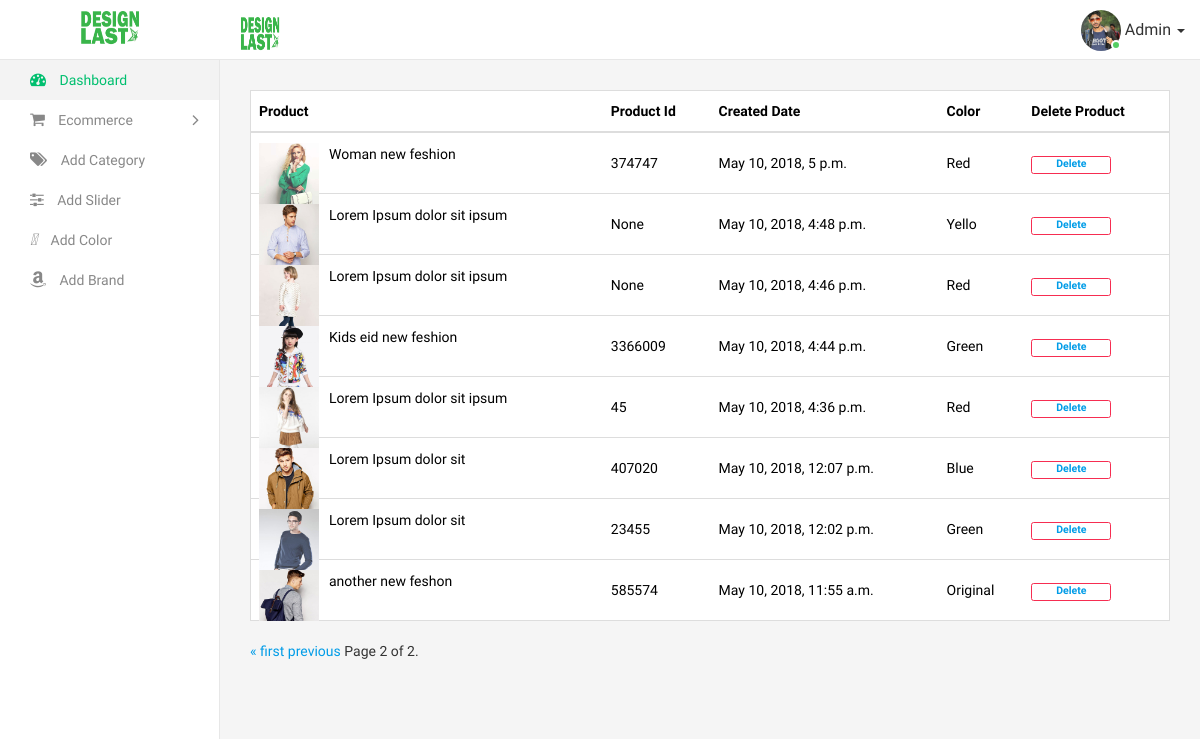
Before: /list-item?page=2 (signed in) with the older database file.
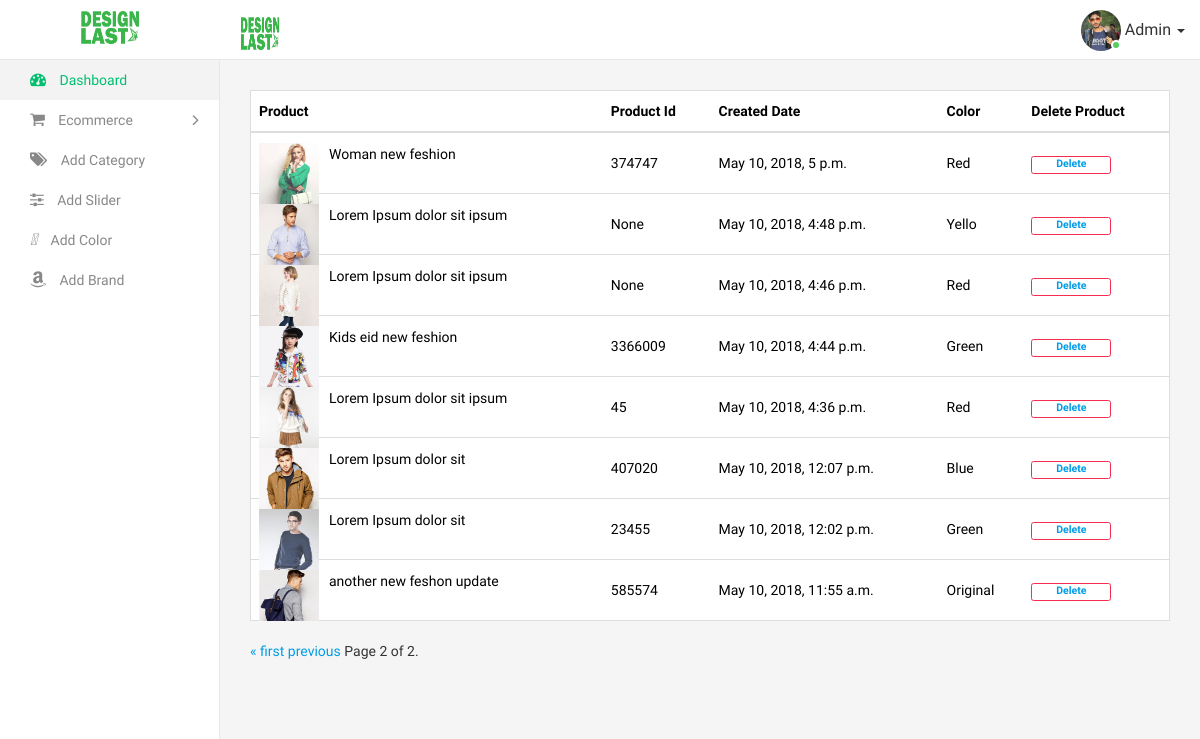
After: the same page with the newer database file.
### shopapp/models.py (models this page shows, shortened)
class Product(models.Model):
    name                = models.CharField(max_length = 100)
    product_code        = models.IntegerField(blank = True, null = True)
    price               = models.IntegerField()
    discount_price      = models.IntegerField(blank = True, null = True)
    discount_off_price  = models.IntegerField(blank = True, null = True)
    category            = models.ForeignKey(Category, on_delete = models.CASCADE)
    color               = models.ForeignKey(Color, on_delete = models.CASCADE)
    brand_name          = models.ForeignKey(Brand, on_delete = models.CASCADE)
    image               = models.ImageField(upload_to = 'product')
    order_now_link      = models.URLField(max_length=200, blank=False)
    description         = models.TextField()
    publish_on          = models.DateTimeField(auto_now = False, auto_now_add = True)
    update_on           = models.DateTimeField(auto_now = False, auto_now_add = True)

class Color(models.Model):
    name        = models.CharField(max_length = 20, unique = True)
    create_at   = models.DateTimeField(auto_now = True, auto_now_add = False)
    def __str__(self):
        return self.name

### shopapp/views.py (the view)
# urls.py: path('list-item', listOf_product_viwes, name = 'listOf_product_viwes'),
def listOf_product_viwes(request):
    if request.user.is_authenticated:
        product_obj = Product.objects.all().order_by('-publish_on')
        paginator   = Paginator(product_obj, 12)
        page        = request.GET.get('page')
        contacts    = paginator.get_page(page)
        context = {
            'product_obj' : contacts
        }
        template_name = 'admin/delete-product.html'
        return render(request, template_name, context)
    else:
        return redirect(login_views)

### templates/admin/delete-product.html (shortened to what this page needs)
{% extends 'app/base_admin.html' %}
{% load static %}
{% block body %}
<div class="page-wrapper">
    <div class="content container-fluid">
        <div class="row">
            <div class="col-md-12">
                <div class="table-responsive">
                    <table class="table table-border custom-table m-b-0">
                        <thead>
                            <tr>
                                <th>Product</th>
                                <th>Product Id</th>
                                <th>Created Date</th>
                                <th>Color</th>
                                <th>Delete Product</th>
                            </tr>
                        </thead>
                        <tbody>
                          {% if product_obj %}
                          {% for item in product_obj %}
                            <tr>
                                <td>
                                    <div class="product-det">
                                        <img src="/media/{{item.image}}" alt="">
                                        <div class="product-desc">
                                            <h2>{{item.name}}</h2>
                                        </div>
                                    </div>
                                </td>
                                <td>{{item.product_code}}</td>
                                <td>{{item.publish_on}}</td>
                                <td>{{item.color}}</td>
                                <td><span class="label label-danger-border"><a href="{% url 'delete_product_viwes' item.id %}">Delete</a></span></td>
                            </tr>
                            {% endfor %}
                            {% endif %}
                        </tbody>
                    </table>
                </div>
                <div class="pagination text-center">
                    <span class="step-links">
                        {% if product_obj.has_previous %}
                            <a href="?page=1">&laquo; first</a>
                            <a href="?page={{ product_obj.previous_page_number }}">previous</a>
                        {% endif %}
                        <span class="current">
                            Page {{ product_obj.number }} of {{ product_obj.paginator.num_pages }}.
                        </span>
                    </span>
                </div>
            </div>
        </div>
    </div>
{% endblock %}

Changed rows visible on the page:
changed Product "Original": name "another new feshon" → "another new feshon update"
